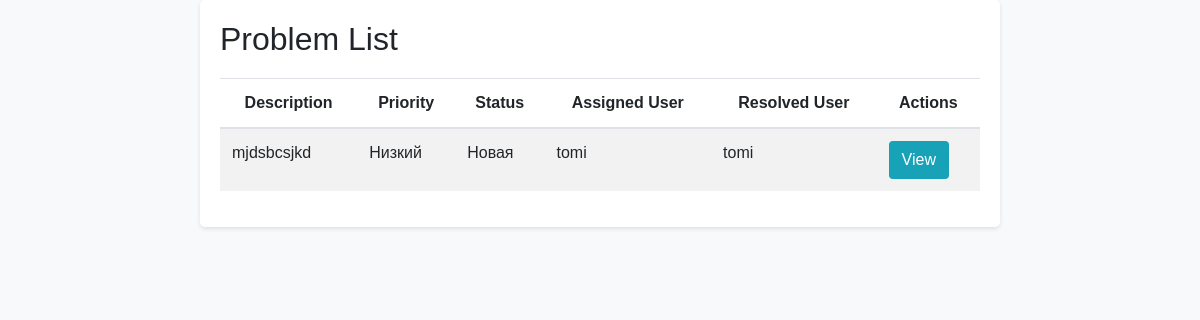
The app's page /problems/ (signed in) with its own data.
### helpdesk/models.py (models this page shows, shortened)
class Problem(models.Model):
    PRIORITY_CHOICES = [
        ('low', 'Низкий'),
        ('medium', 'Средний'),
        ('high', 'Высокий'),
    ]
    STATUS_CHOICES = [
        ('new', 'Новая'),
        ('in_progress', 'В процессе'),
        ('resolved', 'Решена'),
        ('confirmed', 'Подтверждена')
    ]
    user = models.ForeignKey(User, on_delete=models.CASCADE)
    name = models.CharField(max_length=100)
    phone = models.CharField(max_length=20)
    email = models.EmailField()
    description = models.TextField()
    priority = models.CharField(max_length=10, choices=PRIORITY_CHOICES)
    status = models.CharField(max_length=15, choices=STATUS_CHOICES, default='new')
    created_at = models.DateTimeField(auto_now_add=True)
    assigned_user = models.ForeignKey(User, related_name='assigned_problems', null=True, blank=True, on_delete=models.SET_NULL)
    resolved_user = models.ForeignKey(User, related_name='resolved_problems', null=True, blank=True, on_delete=models.SET_NULL)
    reception_group, created = Group.objects.get_or_create(name='Reception')
    tester_group, created = Group.objects.get_or_create(name='Tester')

### helpdesk/views.py (the view)
# urls.py: path('problems/', views.problem_list, name='problem_list'),
@login_required
def problem_list(request):
    user = request.user
    if user.groups.filter(name='Tester').exists():
        problems = Problem.objects.filter(Q(assigned_user=user) | Q(status='confirmed')).exclude(status='resolved')
    else:
        problems = Problem.objects.filter(assigned_user=user).exclude(status='resolved')
    return render(request, 'helpdesk/problem_list.html', {'problems': problems})

### helpdesk/templates/helpdesk/problem_list.html (shortened to what this page needs)
<!DOCTYPE html>
<html lang="en">
<head>
    <link rel="stylesheet" href="https://stackpath.bootstrapcdn.com/bootstrap/4.5.2/css/bootstrap.min.css">
</head>
<body>
    <div class="container">
        <h2>Problem List</h2>
        <table class="table table-striped">
            <thead>
                <tr>
                    <th>Description</th>
                    <th>Priority</th>
                    <th>Status</th>
                    <th>Assigned User</th>
                    <th>Resolved User</th>
                    <th>Actions</th>
                </tr>
            </thead>
            <tbody>
                {% for problem in problems %}
                    {% if user.is_superuser or user == problem.assigned_user %}
                        <tr>
                            <td>{{ problem.description }}</td>
                            <td>{{ problem.get_priority_display }}</td>
                            <td>{{ problem.get_status_display }}</td>
                            <td>
                                {% if problem.assigned_user %}
                                    {{ problem.assigned_user.username }}
                                {% else %}
                                    Unassigned
                                {% endif %}
                            </td>
                            <td>
                                {% if problem.resolved_user %}
                                    {{ problem.resolved_user.username }}
                                {% else %}
                                    Unresolved
                                {% endif %}
                            </td>
                            <td>
                                <a href="{% url 'view_problem' problem.id %}" class="btn btn-view">View</a>
                            </td>
                        </tr>
                    {% endif %}
                {% endfor %}
            </tbody>
        </table>
    </div>
</body>
</html>

### helpdesk/templates/helpdesk/problem_list.html (style rules this page uses)
body { background-color: #f8f9fa; font-family: Arial, sans-serif; }
.container { max-width: 800px; margin: 0 auto; padding: 20px; background-color: #ffffff; border-radius: 5px; box-shadow: 0 2px 4px rgba(0, 0, 0, 0.1); }
.table { margin-top: 20px; }
.table th { text-align: center; }
.btn-view { background-color: #17a2b8; color: #fff; }

### records on screen
Problem: description "mjdsbcsjkd", priority "Низкий", status "Новая", assigned_user.username "tomi", resolved_user.username "tomi"
